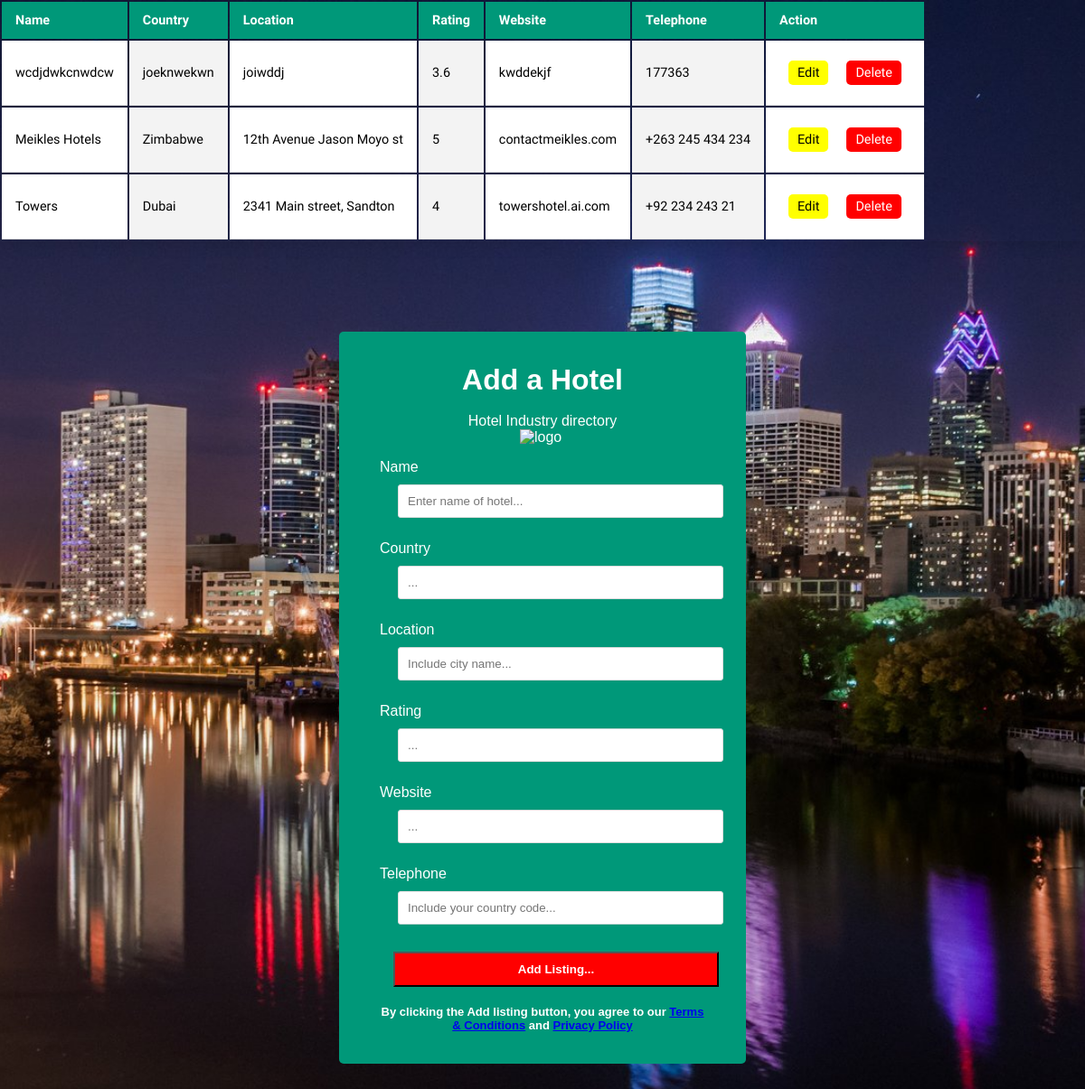
The page / on the database its author committed.
### tables this page shows
CREATE TABLE `hotel_management` (
  `id` int(6) NOT NULL,
  `Name` text NOT NULL,
  `Country` text NOT NULL,
  `Location` varchar(100) NOT NULL,
  `Rating` double NOT NULL,
  `Website` varchar(100) NOT NULL,
  `Telephone` varchar(100) NOT NULL
);

### database.php (called while the page is built, shortened)
<?php
$update = false;
$name = '';
$country = '';
$location = '';
$rating = '';
$website = '';
$telephone = '';

### index.php (the view, shortened to what this page needs)
<!DOCTYPE html>
<html lang="en">
<head>
    <link rel="stylesheet" href="style.css">
  </head>
<body>
<?php require_once 'database.php'; ?>
<?php
$mysqli = new mysqli('localhost','root','','hotels2020') or
die(mysqli_error($mysqli));
$result = $mysqli->query(" SELECT * FROM  hotel_management") or die($mysqli->error);
?>
<div class ="table-container">
 <table>
  <thead>
			<tr>
				<th>Name</th>
				<th>Country</th>
				<th>Location</th>
				<th>Rating</th>
				<th>Website</th>
				<th>Telephone</th>
				<th colspan="2">Action</th>
			</tr>
    </thead>
    <?php
    while ($column = $result->fetch_assoc()):?>
		<tbody>
			<tr>
				<td><?php echo $column['Name'];?></td>
				<td><?php echo $column['Country'];?></td>
				<td><?php echo $column['Location'];?></td>
				<td><?php echo $column['Rating'];?></td>
				<td><?php echo $column['Website'];?></td>
				<td><?php echo $column['Telephone'];?></td>
				<td>
            <a style="float: left;margin:10px;" href="index.php?edit=<?php echo $column['id']; ?>" class="btn btn-info" >Edit</a>
            <a style="float: right;margin:10px;" href="database.php?delete=<?php echo $column['id']; ?>" class="btn btn-danger">Delete</a>
        </td>
      </tr>
      <?php endwhile; ?>
		</tbody>
	</table>
</div>
<main>
<div id="container">
      <div class="form-wrap">
        <h1>Add a Hotel</h1><br>
        <p>Hotel Industry directory</p>
        <img class="logo" src="image\Daco_4104998.png" alt="logo">
        <form action="database.php" method="POST" >
          <div class="form-group">
            <label for="name">Name</label>
            <input type="text" name="name" value="<?php echo $name; ?>" id="name" placeholder="Enter name of hotel..." />
          </div>
          <div class="form-group">
            <label for="country">Country</label>
            <input type="text" name="country"  value="<?php echo $country; ?>" id="country" placeholder="..." />
          </div>
          <div class="form-group">
            <label for="location">Location</label>
            <input type="text" name="location"   value="<?php echo $location; ?>" id="location" placeholder="Include city name..." />
          </div>
          <div class="form-group">
            <label for="rating">Rating</label>
            <input type="double" name="rating"  value="<?php echo $rating; ?>" id="rating" placeholder="..."  />
          </div>
          <div class="form-group">
            <label for="website">Website</label>
            <input type="text" name="website" id="website"  value="<?php echo $website; ?>" placeholder="..." />
          </div>
          <div class="form-group">
            <label for="telephone">Telephone</label>
            <input type="double" name="telephone" id="telephone"  value="<?php echo $telephone; ?>" placeholder="Include your country code..."/>
          </div>
          <div class="form-group">
          <?php
            if ($update == true):
          ?>
           <button type="submit" name="update" class="updatebtn">Update</button>
            <?php else: ?>
          <button type="submit" name="save" class="addbtn"><b>Add Listing...<b></button>
          <?php endif; ?>
          </div>
           <p class="bottom-text">
            By clicking the Add listing button, you agree to our
            <a href="#">Terms & Conditions</a> and
            <a href="#">Privacy Policy</a>
          </p>
        </form>
      </div>
</div>
</main>
</body>
</html>

### style.css (style rules this page uses)
* { box-sizing: border-box; padding: 0; margin: 0; }
html { background: url(image/city.jpg) no-repeat center fixed; background-size: cover; font-family: 'Oxygen', sans-serif; }
.table-container { display: block; border-collapse: collapse; margin: auto; font-size: 0.9em; min-width: 400px; border-radius:5px 5px 0 0; overflow: hidden; box-shadow: 0 0 20px rgba(0, 0, 0, 0.15); }
.table-container thead tr { background-color:#009879; color:#ffffff; text-align:left; font-weight: bold; }
.table-container th, .table-container td { padding: 12px 15px; }
.table-container tbody tr td { border-bottom: 1px solid #dddddd; background-color: white; }
.table-container tbody tr td:nth-of-type(even) { background-color: #f3f3f3; }
.logo { width: 50px; height: auto; display: block; margin-left: auto; margin-right: auto; }
#container { font-family: 'Raleway', sans-serif; margin:100px auto; max-width: 450px; padding: 20px ; background-color: #009879 ; border-radius: 5px; }
.form-wrap { background-color: transparent; padding: 15px 25px; color: white; }
.form-wrap h1, .form-wrap p { text-align: center; }
.form-wrap .form-group { margin-top: 15px; }
.form-wrap .form-group label { display: block; color:white; }
.form-wrap .form-group input { width:100%; padding:10px; border: #ddd 1px solid; border-radius: 3px; }
.form-wrap .addbtn { display: block; width: 100%; padding: 10px; margin-top: 20px; color: white; background:red; cursor: pointer; }
.form-wrap .bottom-text { font-size: 13px; margin-top: 20px; }
input { width: 100px; margin: 10px 20px; }
button { display: block; width: 100%; margin: 15px; }
.btn { text-decoration: none; margin: auto; padding: 8px; border-radius: 5px; padding: 5px 10px; }
.btn-info { background-color: yellow; color: black; }
.btn-danger { background-color: red; color: white; }

### rows shown on the page
hotel_management: Name "wcdjdwkcnwdcw", Country "joeknwekwn", Location "joiwddj", Rating "3.6", Website "kwddekjf", Telephone "177363"
hotel_management: Name "Meikles Hotels", Country "Zimbabwe", Location "12th Avenue Jason Moyo st", Rating "5", Website "contactmeikles.com", Telephone "+263 245 434 234"
hotel_management: Name "Towers", Country "Dubai", Location "2341 Main street, Sandton", Rating "4", Website "towershotel.ai.com", Telephone "+92 234 243 21"
